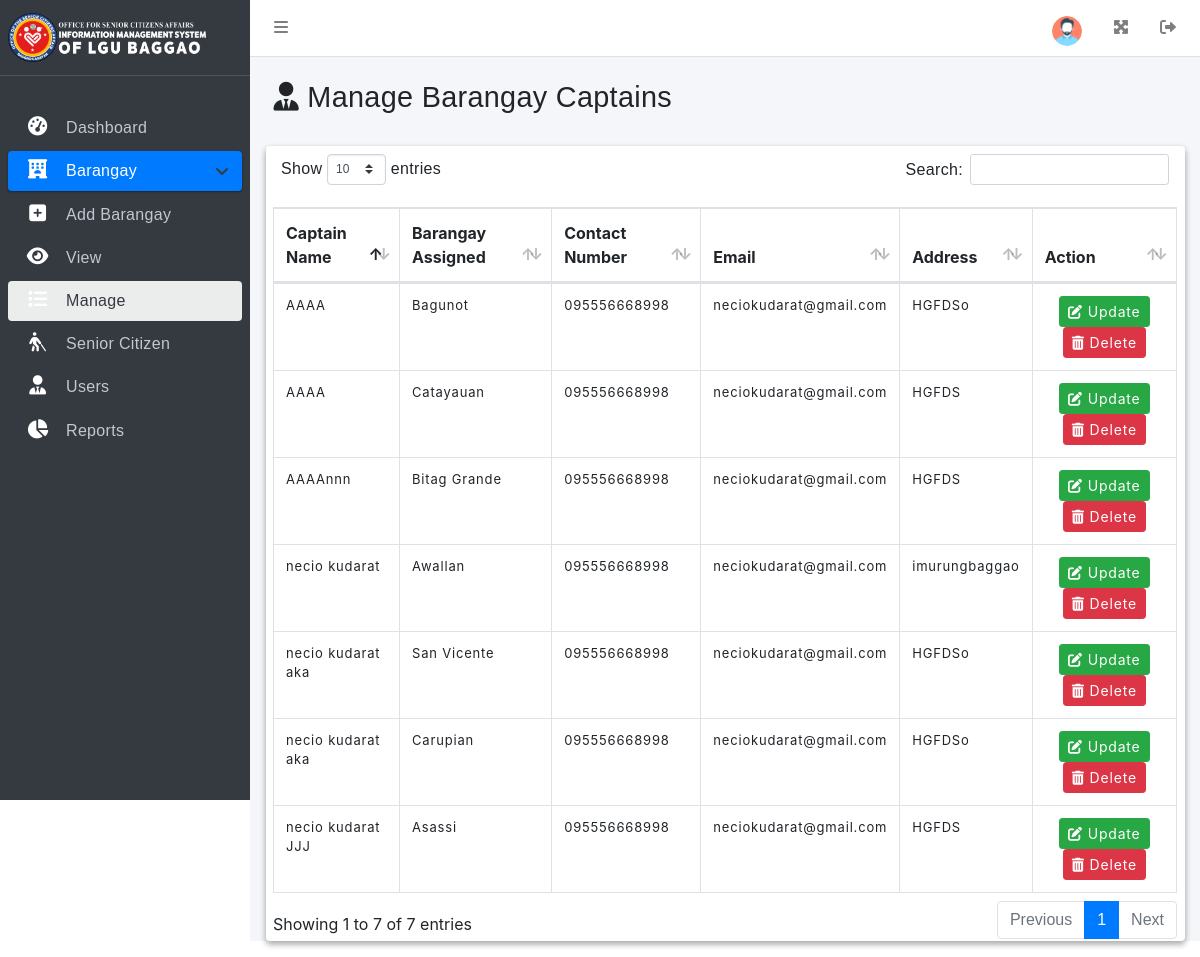
Page /admin/pages/manage-barangay-captain.php on the earlier database version.
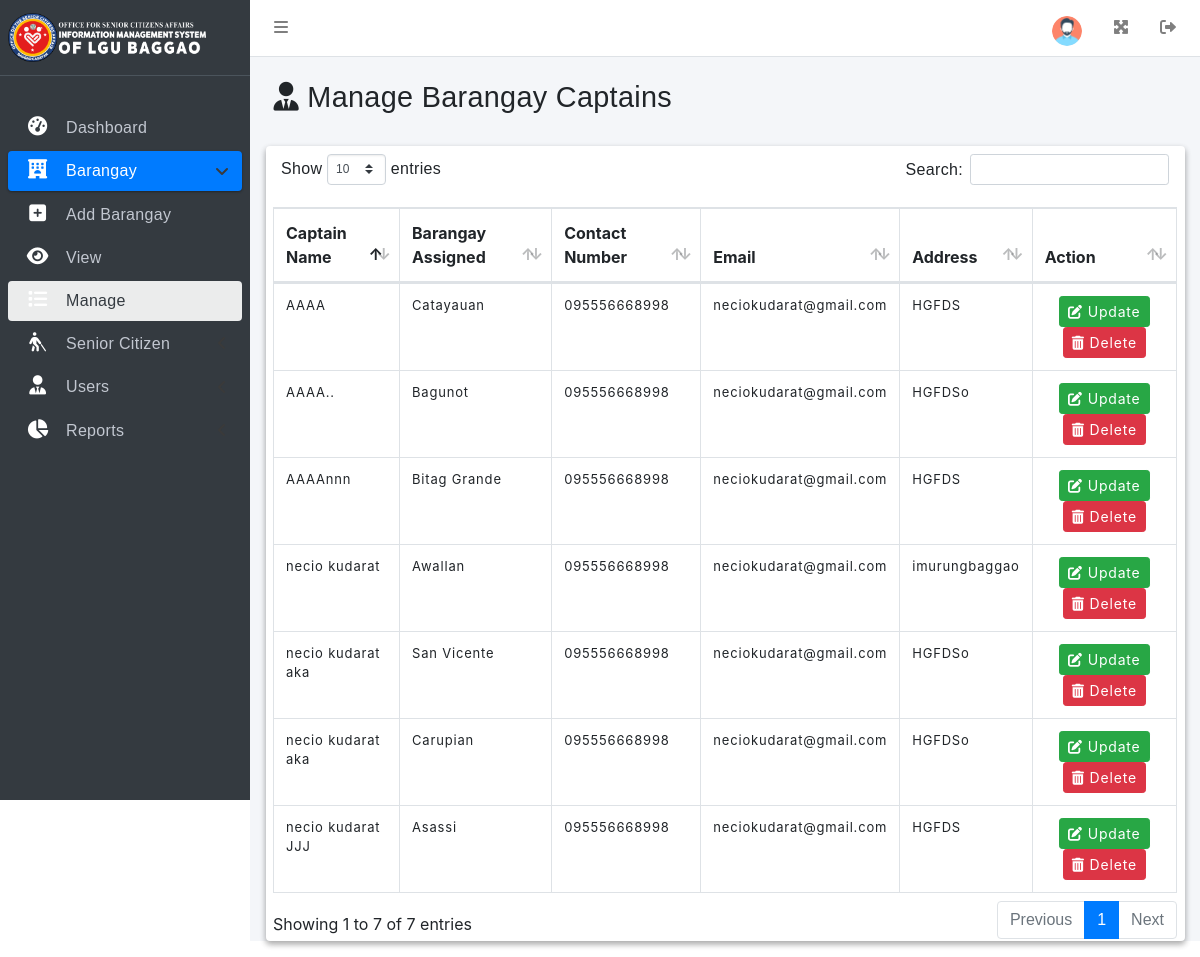
Same page on the later database version.
### tables this page shows
CREATE TABLE `barangay_captains` (
  `id` int(11) NOT NULL,
  `captain_name` varchar(255) NOT NULL,
  `barangay_assigned` varchar(255) NOT NULL,
  `contact_number` varchar(15) DEFAULT NULL,
  `email` varchar(255) DEFAULT NULL,
  `address` text DEFAULT NULL
);

### admin/pages/manage-barangay-captain.php (the view, shortened to what the changed rows need)
<?php
$conn = new mysqli("localhost", "root", "", "senior_db");
$sql = "SELECT id, captain_name, barangay_assigned, contact_number, email, address FROM barangay_captains";
$result = $conn->query($sql);
?>
<!DOCTYPE html>
<html lang="en">
<head>
   <link rel="stylesheet" href="../../asset/fontawesome/css/all.min.css">
   <link rel="stylesheet" href="../../asset/css/adminlte.min.css">
   <link rel="stylesheet" href="../../asset/css/style.css">
   <link rel="stylesheet" href="../../asset/tables/datatables-bs4/css/dataTables.bootstrap4.min.css">
   <?php include '../includes/header.php';?>
 <?php include '../includes/sidenav.php';?>
        <div class="content-wrapper">
           <div class="content-header">
              <div class="container-fluid">
                 <div class="row mb-2">
                    <div class="col-sm-6">
                       <h1 class="m-0"><span class="fa fa-user-tie"></span> Manage Barangay Captains</h1>
                    </div>
                 </div>
              </div>
           </div>
           <section class="content">
              <div class="container-fluid">
                 <div class="card card-info elevation-2">
                    <div class="col-md-12">
                       <table id="example1" class="table table-bordered">
                          <thead class="btn-cancel">
                             <tr>
                                <th>Captain Name</th>
                                <th>Barangay Assigned</th>
                                <th>Contact Number</th>
                                <th>Email</th>
                                <th>Address</th>
                                <th>Action</th>
                             </tr>
                          </thead>
                          <tbody>
                             <?php
                             if ($result->num_rows > 0) {
                                 while($row = $result->fetch_assoc()) {
                                     echo "<tr>";
                                     echo "<td>" . $row['captain_name'] . "</td>";
                                     echo "<td>" . $row['barangay_assigned'] . "</td>";
                                     echo "<td>" . $row['contact_number'] . "</td>";
                                     echo "<td>" . $row['email'] . "</td>";
                                     echo "<td>" . $row['address'] . "</td>";
                                     echo "<td class='text-center'>
                                             <a class='btn btn-sm btn-success edit-btn' href='#'
                                                data-id='" . $row['id'] . "'
                                                data-captain_name='" . $row['captain_name'] . "'
                                                data-barangay_assigned='" . $row['barangay_assigned'] . "'
                                                data-contact_number='" . $row['contact_number'] . "'
                                                data-email='" . $row['email'] . "'
                                                data-address='" . $row['address'] . "'
                                                data-toggle='modal' data-target='#edit'>
                                                <i class='fa fa-edit'></i> Update</a>
                                             <a class='btn btn-sm btn-danger delete-btn' href='#'
                                                data-id='" . $row['id'] . "' data-toggle='modal' data-target='#delete'>
                                                <i class='fa fa-trash-alt'></i> Delete</a>
                                           </td>";
                                     echo "</tr>";
                                 }
                             } else {
                                 echo "<tr><td colspan='6'>No records found.</td></tr>";
                             }
                             ?>
                          </tbody>
                       </table>
                    </div>
                 </div>
              </div>
           </section>
        </div>
</body>
</html>

### admin/includes/sidenav.php (shortened to what the changed rows need)
<aside class="main-sidebar sidebar-dark-primary">
    <a href="index.php" class="brand-link">
        <img src="../../asset/img/osca-w.png" alt="DSMS Logo" width="200">
    </a>
    <br>
</aside>

Differences in the rows shown:
changed barangay_captains "Bagunot": captain_name "AAAA" → "AAAA.."
